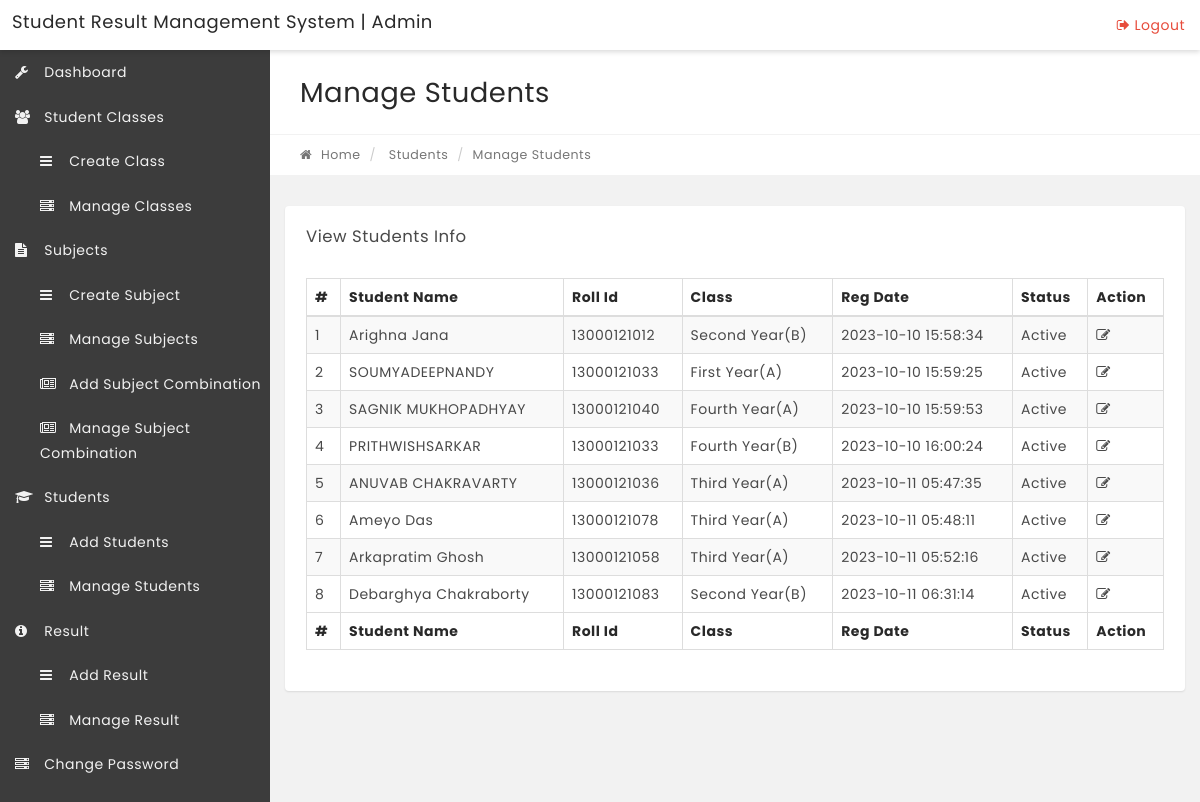
/manage-students.php, run on the app's committed database.
### tables this page shows
CREATE TABLE `tblstudents` (
  `StudentId` int(11) NOT NULL,
  `StudentName` varchar(100) DEFAULT NULL,
  `RollId` varchar(100) DEFAULT NULL,
  `StudentEmail` varchar(100) DEFAULT NULL,
  `Gender` varchar(10) DEFAULT NULL,
  `DOB` varchar(100) DEFAULT NULL,
  `ClassId` int(11) DEFAULT NULL,
  `RegDate` timestamp NULL DEFAULT current_timestamp(),
  `UpdationDate` timestamp NULL DEFAULT NULL,
  `Status` int(1) DEFAULT NULL
);

CREATE TABLE `tblclasses` (
  `id` int(11) NOT NULL,
  `ClassName` varchar(80) DEFAULT NULL,
  `ClassNameNumeric` int(4) DEFAULT NULL,
  `Section` varchar(5) DEFAULT NULL,
  `CreationDate` timestamp NULL DEFAULT current_timestamp(),
  `UpdationDate` timestamp NULL DEFAULT NULL
);

### manage-students.php (the view, shortened to what this page needs)
<?php
include('includes/config.php');
if(strlen($_SESSION['alogin'])=="")
    {
    header("Location: index.php");
    }
    else{
?>
<!DOCTYPE html>
<html lang="en">
    <head>
        <link rel="stylesheet" href="css/bootstrap.min.css" media="screen" >
        <link rel="stylesheet" href="css/font-awesome.min.css" media="screen" >
        <link rel="stylesheet" href="css/animate-css/animate.min.css" media="screen" >
        <link rel="stylesheet" href="css/lobipanel/lobipanel.min.css" media="screen" >
        <link rel="stylesheet" href="css/prism/prism.css" media="screen" >
        <link rel="stylesheet" type="text/css" href="js/DataTables/datatables.min.css"/>
        <link rel="stylesheet" href="css/main.css" media="screen" >
    </head>
    <body class="top-navbar-fixed">
        <div class="main-wrapper">
   <?php include('includes/topbar.php');?>
            <div class="content-wrapper">
                <div class="content-container">
<?php include('includes/leftbar.php');?>
                    <div class="main-page">
                        <div class="container-fluid">
                            <div class="row page-title-div">
                                <div class="col-md-6">
                                    <h2 class="title">Manage Students</h2>
                                </div>
                            </div>
                            <div class="row breadcrumb-div">
                                <div class="col-md-6">
                                    <ul class="breadcrumb">
            							<li><a href="dashboard.php"><i class="fa fa-home"></i> Home</a></li>
                                        <li> Students</li>
            							<li class="active">Manage Students</li>
            						</ul>
                                </div>
                            </div>
                        </div>
                        <section class="section">
                            <div class="container-fluid">
                                <div class="row">
                                    <div class="col-md-12">
                                        <div class="panel">
                                            <div class="panel-heading">
                                                <div class="panel-title">
                                                    <h5>View Students Info</h5>
                                                </div>
                                            </div>
                                            <div class="panel-body p-20">
                                                <table id="example" class="display table table-striped table-bordered" cellspacing="0" width="100%">
                                                    <thead>
                                                        <tr>
                                                            <th>#</th>
                                                            <th>Student Name</th>
                                                            <th>Roll Id</th>
                                                            <th>Class</th>
                                                            <th>Reg Date</th>
                                                            <th>Status</th>
                                                            <th>Action</th>
                                                        </tr>
                                                    </thead>
                                                    <tfoot>
                                                        <tr>
                                                          <th>#</th>
                                                            <th>Student Name</th>
                                                            <th>Roll Id</th>
                                                            <th>Class</th>
                                                            <th>Reg Date</th>
                                                            <th>Status</th>
                                                            <th>Action</th>
                                                        </tr>
                                                    </tfoot>
                                                    <tbody>
<?php $sql = "SELECT tblstudents.StudentName,tblstudents.RollId,tblstudents.RegDate,tblstudents.StudentId,tblstudents.Status,tblclasses.ClassName,tblclasses.Section from tblstudents join tblclasses on tblclasses.id=tblstudents.ClassId";
$query = $dbh->prepare($sql);
$query->execute();
$results=$query->fetchAll(PDO::FETCH_OBJ);
$cnt=1;
if($query->rowCount() > 0)
{
foreach($results as $result)
{   ?>
<tr>
 <td><?php echo htmlentities($cnt);?></td>
                                                            <td><?php echo htmlentities($result->StudentName);?></td>
                                                            <td><?php echo htmlentities($result->RollId);?></td>
                                                            <td><?php echo htmlentities($result->ClassName);?>(<?php echo htmlentities($result->Section);?>)</td>
                                                            <td><?php echo htmlentities($result->RegDate);?></td>
                                                             <td><?php if($result->Status==1){
echo htmlentities('Active');
}
else{
   echo htmlentities('Blocked');
}
                                                                ?></td>
<td>
<a href="edit-student.php?stid=<?php echo htmlentities($result->StudentId);?>"><i class="fa fa-edit" title="Edit Record"></i> </a>
</td>
</tr>
<?php $cnt=$cnt+1;}} ?>
                                                    </tbody>
                                                </table>
                                            </div>
                                        </div>
                                    </div>
                                                </div>
                                            </div>
                                        </div>
                                    </div>
                                </div>
                            </div>
    </body>
</html>
<?php } ?>

### data on the page
tblstudents: StudentName "Arighna Jana", RollId "13000121012", ClassId.ClassName "Second Year", ClassId.Section "B", RegDate "2023-10-10 15:58:34"
tblstudents: StudentName "SOUMYADEEPNANDY", RollId "13000121033", ClassId.ClassName "First Year", ClassId.Section "A", RegDate "2023-10-10 15:59:25"
tblstudents: StudentName "SAGNIK MUKHOPADHYAY", RollId "13000121040", ClassId.ClassName "Fourth Year", ClassId.Section "A", RegDate "2023-10-10 15:59:53"
tblstudents: StudentName "PRITHWISHSARKAR", RollId "13000121033", ClassId.ClassName "Fourth Year", ClassId.Section "B", RegDate "2023-10-10 16:00:24"
tblstudents: StudentName "ANUVAB CHAKRAVARTY", RollId "13000121036", ClassId.ClassName "Third Year", ClassId.Section "A", RegDate "2023-10-11 05:47:35"
tblstudents: StudentName "Ameyo Das", RollId "13000121078", ClassId.ClassName "Third Year", ClassId.Section "A", RegDate "2023-10-11 05:48:11"
tblstudents: StudentName "Arkapratim Ghosh", RollId "13000121058", ClassId.ClassName "Third Year", ClassId.Section "A", RegDate "2023-10-11 05:52:16"
tblstudents: StudentName "Debarghya Chakraborty", RollId "13000121083", ClassId.ClassName "Second Year", ClassId.Section "B", RegDate "2023-10-11 06:31:14"
